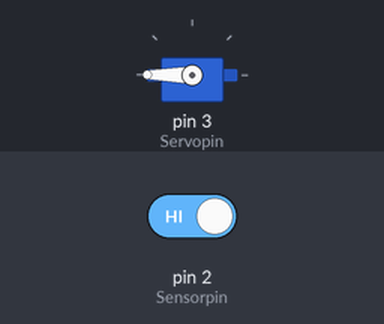
Bench run of a sketch on a simulated Arduino Uno, built with avr-gcc and run on an emulated ATmega328P. On the bench: servo. Inputs (shaded band) come from the test bench; at power-on: pin 2 (Sensorpin) HIGH. What the sketch prints to the serial monitor is not drawn.

Above: at 1.2 s.
1.3 s: pin 2 (Sensorpin) driven LOW
At 2.6 s:
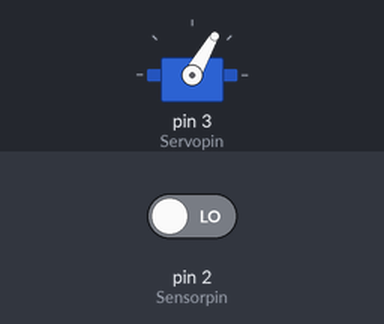
4.3 s: pin 2 (Sensorpin) driven HIGH
Timing chart, 0 to 7.3 s (numbered marks = the images above; inputs shaded):
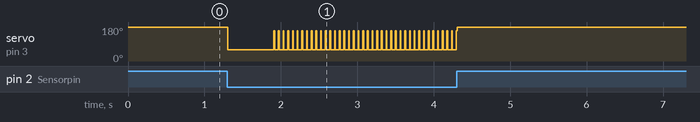

Measured:
- after the input at 1.3 s, servo on pin 3 (Servopin): 180° → 60° at once, then repeats every 0.06 s: 160° 0.01 s, 60° 0.05 s

The sketch:

uas_project.ino
```cpp
#include <Servo.h>
#define Servopin 3
#define Sensorpin 2

Servo srituhobby;

void setup() {
  // Monitor serial dimulai
  Serial.begin(9600);
  // Mengatack pin Sensor
  srituhobby.attach(Servopin);
  // Mengeset Pin Sensor Sebagai Input
  pinMode(Sensorpin, INPUT);
  // Menyetel titik awal motor servo
  srituhobby.write(260);
}

void loop() {
  //Mendapatkan nilai sensor
  bool value = digitalRead(Sensorpin);
  Serial.println(value);
//Nilai-nilai ini diperiksa menggunakan kondisi IF. Jika nilai sensor 0, motor servo berputar dari 60 derajat ke 160 derajat
//Juga, nilai derajat ini bergantung pada posisi klakson motor servo Anda
  if (value == 0) {
    srituhobby.write(60);
    delay(5);
    srituhobby.write(160);
    delay(5);
  } else {
    srituhobby.write(260);
  }

}
```
